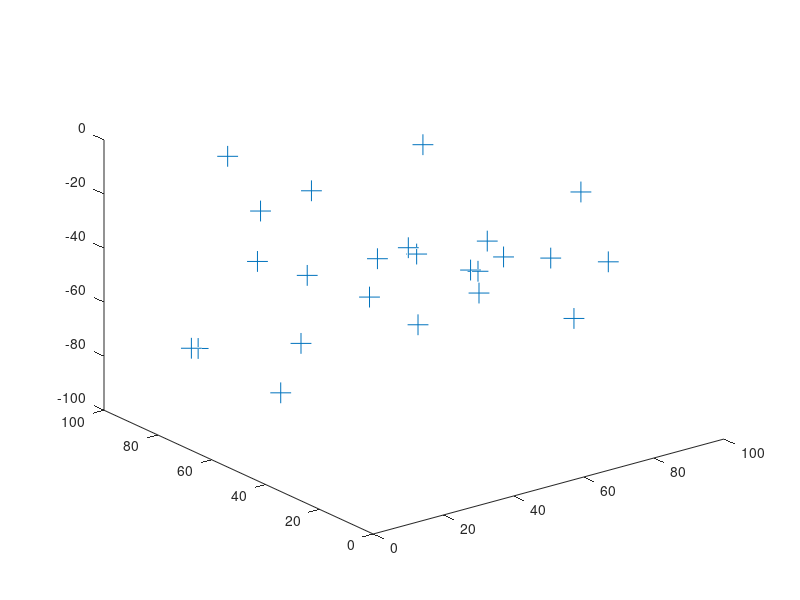

This figure's MATLAB source: (Note: this script raises an error after producing the figure.)
clc;
close all;

% Number of underwater sensor nodes
numNodes = 24;
% Acoustic communication range of sensor
accRange=50;
% Sink Co-ordinates, sink present in water surface so z co-ordinate is 0.
sink(1,1)=50 ;
sink(1,2) = 50;
sink(1,3) = 0;

% Min range of x,y,z
min_x=0;
min_y=0;
min_z=0;

% Min range of x,y,z
max_x=100;
max_y=100;
max_z=-100;

nodePositions = zeros(numNodes,3);

% Randomly deploy nodes

for i=1:numNodes
    nodePositions(i,1) = (rand) * (max_x);
    nodePositions(i,2) = (rand) * (max_y);
    nodePositions(i,3) = (rand) * (max_z);
end

% Create 3 additional nodes which are acts as source
%their depth is -100 and x /y co-ordinates generated randomly
%s1=numNodes+1;
%s2=numNodes+2;
%s3=numNodes+3;
%nodePositions(s1,3) = -100;
%nodePositions(s2,3)= -100;
%nodePositions(s3,3) = -100;

%for i= (numNodes+1): (numNodes+3)
%    nodePositions(i,1) = (rand) * (max_x);
  %  nodePositions(i,2) = (rand) * (max_y);
%end

n1=input('Please enter the source node  = ');
% Plot 3-D of all nodes
plot3(nodePositions(:, 1), nodePositions(:, 2),nodePositions(:, 3), '+', ...
    'MarkerSize',15);
hold on
plot3(sink(1, 1), sink(1, 2),sink(1, 3), 'S', 'MarkerFaceColor', 'g');


%find the neighbour nodes from source
neighbours = find_neighbours(n1,accRange, numNodes,nodePositions);

% find total number of neighbours
totalNeighbours=numel(neighbours);


list_of_nodes=find_next_hop(n1,sink, neighbours, nodePositions);



